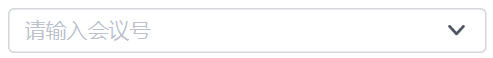
#> input picture Resource/meeting_id.png, 493 x 58 px, given in place of big.png, which was not available
$ python main.py
#> lines starting #> are read from the running program, lines starting #| are printed output that depends on the picture; pictures that were not available may be replaced by others from this repository, and a replacement may not be noted
import os
import pandas as pd
import pyautogui
import time
from datetime import datetime
import cv2
import platform
'''
V1.0
'''


def ScreenshotAndCV(tempFile, whatDo, debug=True):
#> called with tempFile = './resource/joinbtn.png', debug = False
    pyautogui.screenshot('./resource/big.png')
    gray = cv2.imread("./resource/big.png", 0)
#> gray: shape (58, 493); min 84, max 255, mean 251
    img_template = cv2.imread(tempFile, 0)
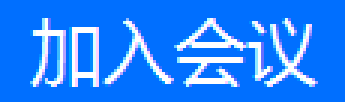
#> input picture Resource/final.png, 115 x 34 px, given in place of joinbtn.png, which was not available (shown 3 times larger)
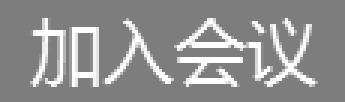
#> img_template: shape (34, 115) (shown 3 times larger); min 125, max 255, mean 145.4
    w, h = img_template.shape[::-1]
#> w = 115; h = 34
    res = cv2.matchTemplate(gray, img_template, cv2.TM_SQDIFF)
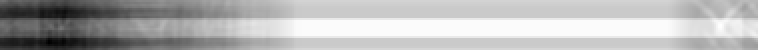
#> res: shape (25, 379) float32 (shown 2 times larger); min 46168912, max 54545312, mean 52119440; drawn with min black and max white
    min_val, max_val, min_loc, max_loc = cv2.minMaxLoc(res)
#> min_val = 46168912; max_val = 54545312; min_loc = (24, 21); max_loc = (360, 12)
    top = min_loc[0]
#> top = 24
    left = min_loc[1]
#> left = 21
    x = [top, left, w, h]
#> x = [24, 21, 115, 34]
    top_left = min_loc
#> top_left = (24, 21)
    bottom_right = (top_left[0] + w, top_left[1] + h)
#> bottom_right = (139, 55)
    pyautogui.moveTo(top+h/2, left+w/2)
    whatDo(x)

    if debug:
        img = cv2.imread("./resource/big.png", 1)
        cv2.rectangle(img, top_left, bottom_right, (0, 0, 255), 2)
        img = cv2.resize(img, (0, 0), fx=0.5, fy=0.5,
                         interpolation=cv2.INTER_NEAREST)
        cv2.imshow("processed", img)
        cv2.waitKey(0)
        cv2.destroyAllWindows()
    os.remove("./resource/big.png")


def signIn(meeting_id):
    '''
    Enter meeting NO. and join；
    '''
    # Start voov
    os.startfile("C:\Program Files (x86)\Tencent\WeMeet\wemeetapp.exe")
    time.sleep(10)  # wait for start
    ScreenshotAndCV("./resource/joinbtn.png", pyautogui.click, False)
    time.sleep(1)  # get a screenshot to find buttons
    ScreenshotAndCV("./resource/meeting_id.png", pyautogui.click, False)
    pyautogui.write(meeting_id)
    ScreenshotAndCV("./resource/final.png", pyautogui.click, False)
    if password_exsist == True:
        ScreenshotAndCV("./resource/passwordbox.png", pyautogui.click, False)
        time.sleep(5)
        pyautogui.write(password)
        ScreenshotAndCV("./resource/confirmpass.png", pyautogui.click, False)
    time.sleep(2)


'''
Check whether wemeetapp is already started and kill it to avoid conflicts
'''


def Checkanddowemeet():
    if platform.system() == 'Windows':
        os.system("taskkill /f /im wemeetapp.exe")
    elif platform.system() == 'linux':
        os.system("pkill wemeetapp*")


while True:
    # dont forget to add 0 before A.M. time!
    now = datetime.now().strftime("%H:%M")
    password_exsist = False
    debugging = True
    password = '666666'  # meeting room password goes here
    if now == "13:40" or debugging == True:  # here goes your time!
        meeting_id = '6666666666'  # Your meeting number goes here!
        time.sleep(5)
        signIn(meeting_id)
        print('Joined.')
        break
    time.sleep(40)
